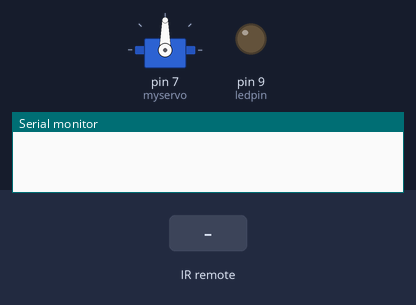
A sketch run on a simulated Arduino Uno, built with avr-gcc and run on an emulated ATmega328P. Shown: servo, output pins drawn as LEDs (lit = HIGH), the last lines printed to the serial monitor. The test bench sets the inputs (shaded band).

Above: at 1.2 s.
1.3 s: infrared code 0x10EF49B6 received
At 2.2 s:
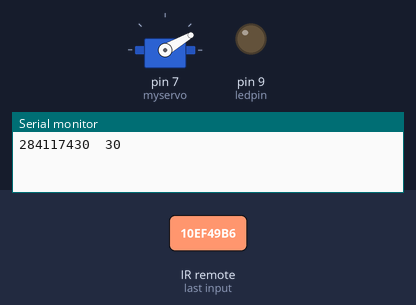
2.8 s: infrared code 0x10EF1BE4 received
At 3.4 s:
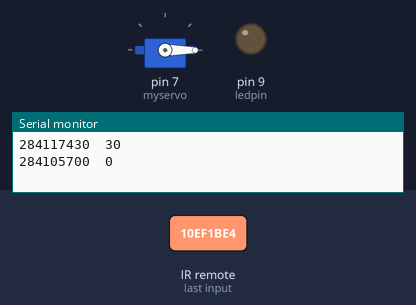
Timing chart, 0 to 5.8 s (numbered marks = the images above; inputs shaded):
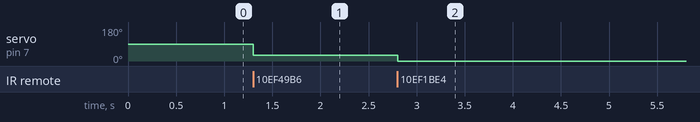

Measured:
- after the input at 1.3 s, servo on pin 7 (myservo): 90° → 30° at once
- after the input at 2.8 s, servo on pin 7 (myservo): 30° → 0° at once

The sketch:

remote_servo.ino
```cpp
#include<Servo.h>
#include <IRremote.h>
int ledpin=9;int counter=0;

int IR_Recv = 8;   //IR Receiver Pin 3

IRrecv irrecv(IR_Recv);
decode_results results;

Servo myservo;
void setup(){
  Serial.begin(9600);  //starts serial communication
  irrecv.enableIRIn(); // Starts the receiver
  pinMode(ledpin,OUTPUT);
  myservo.attach(7);
}
void loop(){
  //decodes the infrared input
  if (irrecv.decode(&results)){
    long int decCode = results.value;
    Serial.print(decCode);
    if(results.value==284117430)
     {counter=counter+30;}
    if(results.value==284105700)
    {counter=counter-30;}


myservo.write(counter);

Serial.print("  ");Serial.println(counter);
     irrecv.resume();
  }

}
```
